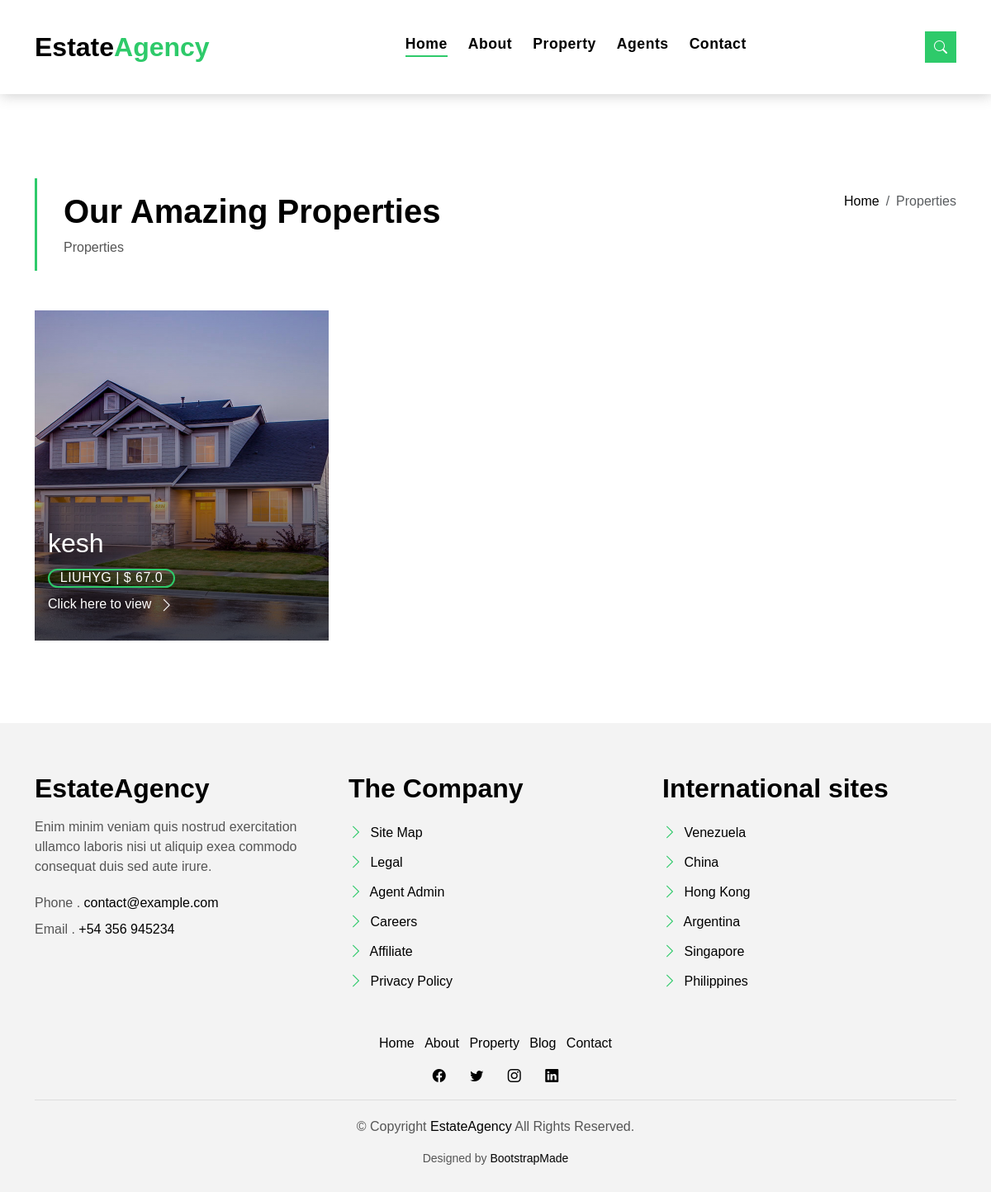
The page /listing/ on the database its author committed.
### listing/models.py (models this page shows, shortened)
class Properties(models.Model):
    agent_id = models.ForeignKey(Users, on_delete=models.DO_NOTHING)
    name = models.CharField(max_length=255)
    location = models.CharField(max_length=255)
    ptype = models.CharField(max_length=255)
    status = models.CharField(max_length=255)
    area = models.IntegerField()
    bed = models.IntegerField()
    bath = models.IntegerField()
    garage = models.IntegerField()
    description = models.TextField()
    photo = models.ImageField(upload_to='post')
    price = models.FloatField()
    list_date = models.DateTimeField(default=datetime.now, blank=True)

### listing/views.py (the view)
# urls.py: path('', views.categories, name='categories'),
def categories(request):
    properties = Properties.objects.order_by('-list_date')
    context = {
        'properties': properties
    }
    return render(request, 'listing/categories.html', context)

### templates/listing/categories.html (shortened to what this page needs)
{% extends 'base.html' %}
{% load static %}
{% block content %}
<main id="main">
  <section class="intro-single">
    <div class="container">
      <div class="row">
        <div class="col-md-12 col-lg-8">
          <div class="title-single-box">
            <h1 class="title-single">Our Amazing Properties</h1>
            <span class="color-text-a">Properties</span>
          </div>
        </div>
        <div class="col-md-12 col-lg-4">
          <nav aria-label="breadcrumb" class="breadcrumb-box d-flex justify-content-lg-end">
            <ol class="breadcrumb">
              <li class="breadcrumb-item">
                <a href="index.html">Home</a>
              </li>
              <li class="breadcrumb-item active" aria-current="page">
                Properties
              </li>
            </ol>
          </nav>
        </div>
      </div>
    </div>
  </section>
  <section class="property grid">
    <div class="container">
      <div class="row">
        {% if properties %}
        {% for property in properties %}
        <div class="col-md-4">
          <div class="card-box-a card-shadow">
            <div class="img-box-a">
              <img src="{{  property.photo.url }}" alt="" class="img-a" width="100%" height="400">
            </div>
            <div class="card-overlay">
              <div class="card-overlay-a-content">
                <div class="card-header-a">
                  <h2 class="card-title-a">
                    <a href="#">{{ property.name }}</a>
                  </h2>
                </div>
                <div class="card-body-a">
                  <div class="price-box d-flex">
                    <span class="price-a">{{ property.ptype }} | $ {{ property.price }}</span>
                  </div>
                  <a href="{% url 'listingsingle' property.id %}" class="link-a">Click here to view
                    <span class="bi bi-chevron-right"></span>
                  </a>
                </div>
              </div>
            </div>
          </div>
        </div>
        {% endfor %}
        {% else %}
          <div class="col-md-4">
            <h4>No property uploaded yet...</h4>
          </div>
      {% endif %}
      </div>
    </div>
  </section>
</main>
{% endblock %}

### static/assets/css/style.css (style rules this page uses)
body { font-family: "Poppins", sans-serif; color: #555555; }
h1, h2, h3, h4, h5, h6 { color: #000000; }
a { color: #000000; text-decoration: none; transition: all 0.5s ease; }
.link-a { text-decoration: none; color: #ffffff; text-decoration: none; }
@media (min-width: 768px) { .link-a { font-size: 0.9rem; } }
@media (min-width: 992px) { .link-a { font-size: 1rem; } }
.link-a span { font-size: 18px; vertical-align: middle; margin-left: 5px; }
@media (min-width: 768px) { .link-a span { font-size: 1.5rem; } }
@media (min-width: 992px) { .link-a span { font-size: 18px; } }
.color-text-a { text-decoration: none; color: #555555; }
.intro-single { padding: 12rem 0 3rem; }
.intro-single .title-single-box { padding: 1rem 0 1rem 2rem; }
.intro-single .title-single-box { border-left: 3px solid #2eca6a; }
.intro-single .title-single-box .title-single { font-weight: 600; font-size: 2.2rem; }
@media (min-width: 768px) { .intro-single .title-single-box .title-single { font-size: 2.1rem; } }
@media (min-width: 992px) { .intro-single .title-single-box .title-single { font-size: 2.5rem; } }
.intro-single .breadcrumb-box { padding: 1rem 0 0 0.5rem; }
.intro-single .breadcrumb { background-color: transparent; padding-right: 0; padding-left: 0; }
.card-box-a span, .card-box-b span, .card-box-c span, .card-box-d span { line-height: 0; }
@media (min-width: 768px) { .grid .card-box-a, .grid .card-box-b, .grid .card-box-c, .grid .card-box-d { margin-bottom: 2.5rem; } }
.card-box-a, .card-box-b, .card-box-d { position: relative; overflow: hidden; -webkit-backface-visibility: hidden; backface-visibility: hidden; }
.card-box-a .img-a, .card-box-a .img-b, .card-box-b .img-a, .card-box-b .img-b { transition: 0.8s all ease-in-out; }
@media (min-width: 768px) { .card-box-a .price-a, .card-box-b .price-a { font-size: 0.9rem; } }
@media (min-width: 992px) { .card-box-a .price-a, .card-box-b .price-a { font-size: 1rem; } }
.card-overlay { position: absolute; width: 100%; height: 100%; top: 0; left: 0; }
.card-shadow { -webkit-backface-visibility: hidden; backface-visibility: hidden; }
.card-shadow:before { content: " "; position: absolute; top: 0; left: 0; width: 100%; height: 100%; z-index: 1; background: linear-gradient(to bottom, rgba(0, 0, 0, 0) 0%, rgba(0, 0, 0, 0.2) 27%, rgba(0, 0, 0, 0.65) 90%); }
.card-overlay-a-content { transition: all 0.5s ease-in; position: absolute; width: 100%; bottom: 0px; z-index: 2; }
@media (min-width: 768px) { .card-overlay-a-content { bottom: -20px; } }
@media (min-width: 992px) { .card-overlay-a-content { bottom: 0px; } }
.card-header-a { padding: 0 1rem; }
.card-header-a .card-title-a { color: #ffffff; margin-bottom: 0; padding-bottom: 0.7rem; }
@media (min-width: 768px) { .card-header-a .card-title-a { font-size: 1.3rem; } }
@media (min-width: 992px) { .card-header-a .card-title-a { font-size: 2rem; } }
.card-header-a .card-title-a a { color: #ffffff; text-decoration: none; }
.card-body-a { z-index: 2; transition: all 0.5s ease-in; padding: 0rem 1rem 2rem 1rem; }
.card-body-a .price-box { padding-bottom: 0.5rem; }
.price-a { color: #ffffff; padding: 0.6rem 0.8rem; border: 2px solid #2eca6a; border-radius: 50px; text-transform: uppercase; letter-spacing: 0.03em; }

### rows shown on the page
Properties: photo (picture), name "kesh", ptype "LIUHYG", price "67.0"
